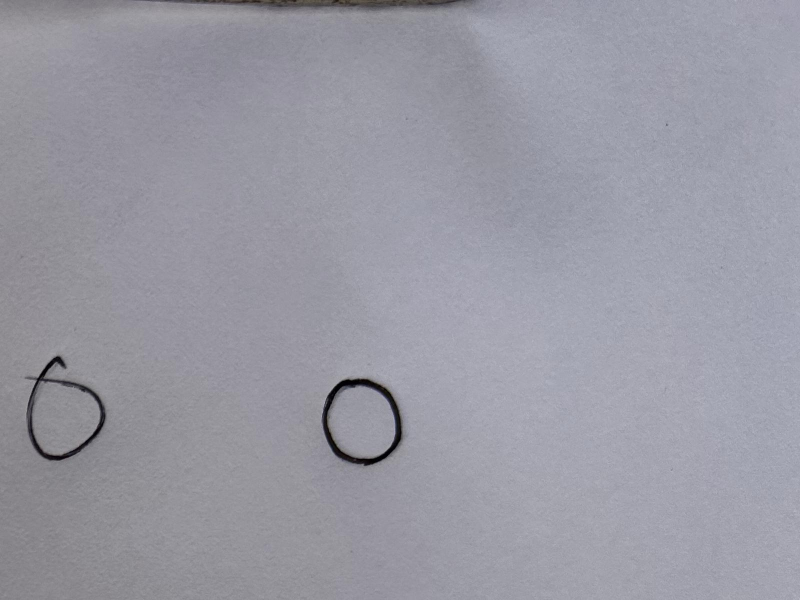
#> input picture Trained/Handwritten-digit-detection/Custom-datasets/Image-correction/img/00.jpg, 1600 x 1200 px (shown at 1/2 size)
$ jupyter execute Image-correction.ipynb
#> lines starting #> are read from the running program, lines starting #| are printed output that depends on the picture; after the words box and inside, x2 and y2 are one past the last pixel; in counts of white or black regions, pixels touching at a corner belong together
[cell 1]
import cv2
# !pip install opencv-python
# Load the image in grayscale
image = cv2.imread('img/00.jpg', cv2.IMREAD_GRAYSCALE)
#> image: shape (1200, 1600); min 0, max 190, mean 154

inverted_image = cv2.bitwise_not(image)
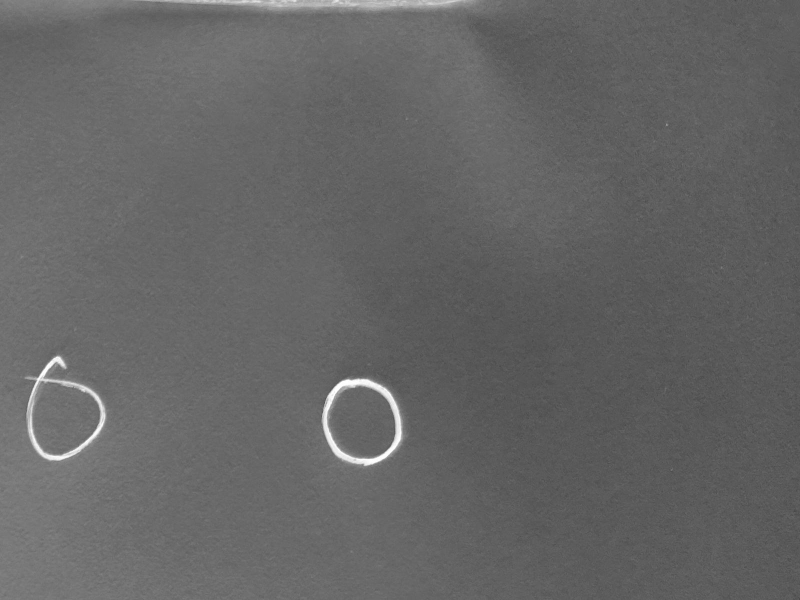
#> inverted_image: shape (1200, 1600) (shown at 1/2 size); min 65, max 255, mean 101
resized_image = cv2.resize(inverted_image, (28, 28))
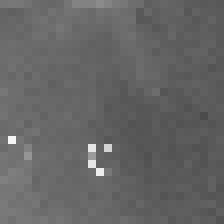
#> resized_image: shape (28, 28) (shown 8 times larger); min 75, max 245, mean 100.9
cv2.imshow('Inverted Image', resized_image)
cv2.waitKey(0)
cv2.destroyAllWindows()

[cell 2]
import os
print(os.getcwd())

[cell 3]
import cv2
import matplotlib.pyplot as plt

# Load the image in grayscale
image_path = 'img/00.jpg'
image = cv2.imread(image_path, cv2.IMREAD_GRAYSCALE)

# Check if the image is loaded successfully
if image is None:
    print(f"Error: Image not found at path {image_path}")
else:
    # Invert the image (black background, white digits)
    inverted_image = cv2.bitwise_not(image)

    # Resize to 28x28 pixels (MNIST style)
    resized_image = cv2.resize(inverted_image, (1024, 1024))
#> resized_image: shape (1024, 1024)

    # Display the image using Matplotlib
    plt.imshow(resized_image, cmap='gray')
    plt.title('Inverted Image')
    plt.axis('off')
    plt.show()

[cell 4]
import cv2
import matplotlib.pyplot as plt
import os

# Load the image in grayscale
image_path = 'img/00.jpg'
image = cv2.imread(image_path, cv2.IMREAD_GRAYSCALE)

# Check if the image is loaded successfully
if image is None:
    print(f"Error: Image not found at path {image_path}")
else:
    # Invert the image (black background, white digits)
    inverted_image = cv2.bitwise_not(image)

    # Enhance contrast and brightness: make text whiter and background darker
    # Increase brightness and contrast by scaling pixel values
    alpha = 1.0  # Contrast control (1.0-3.0)
    beta = 50    # Brightness control (0-100)
    enhanced_image = cv2.convertScaleAbs(inverted_image, alpha=alpha, beta=beta)
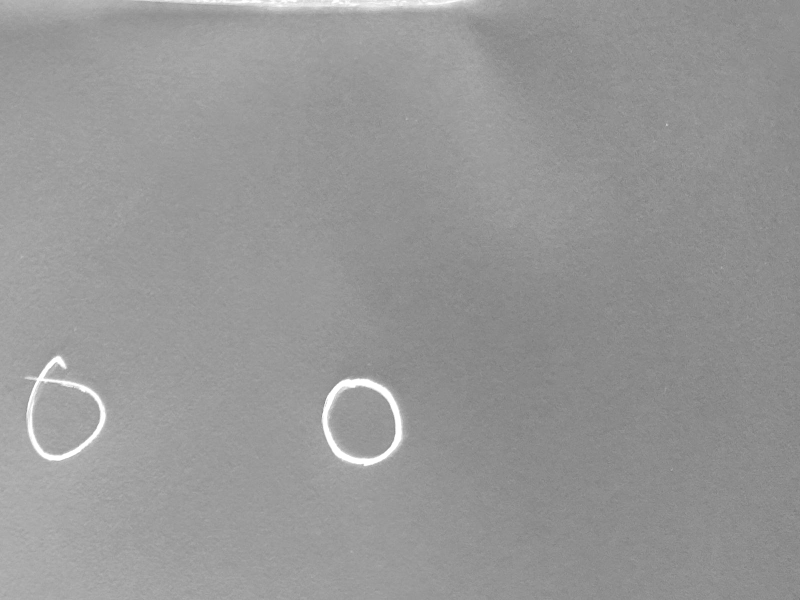
#> enhanced_image: shape (1200, 1600) (shown at 1/2 size); min 115, max 255, mean 150.9

    # Resize to 1024x1024 pixels
    resized_image = cv2.resize(enhanced_image, (128, 128))
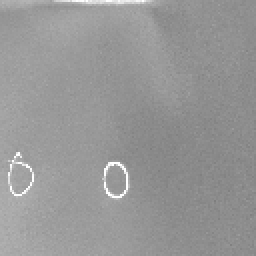
#> resized_image: shape (128, 128) (shown 2 times larger); min 126, max 255, mean 150.8

    # Create a folder if it doesn't exist
    output_folder = 'output_images'
    os.makedirs(output_folder, exist_ok=True)

    # Save the edited image
    output_path = os.path.join(output_folder, 'enhanced_edited_image.jpg')
    cv2.imwrite(output_path, resized_image)
    print(f"Enhanced image saved at: {output_path}")

    # Display the image using Matplotlib
    plt.imshow(resized_image, cmap='gray')
    plt.title('Inverted and Enhanced Image')
    plt.axis('off')
    plt.show()

[cell 5]
import cv2
import matplotlib.pyplot as plt
import os
import numpy as np

# Load the image in grayscale
image_path = 'img/00.jpg'
image = cv2.imread(image_path, cv2.IMREAD_GRAYSCALE)

# Check if the image is loaded successfully
if image is None:
    print(f"Error: Image not found at path {image_path}")
else:
    # Invert the image (black background, white digits)
    inverted_image = cv2.bitwise_not(image)

    # Apply thresholding to ensure the background is black
    _, thresholded_image = cv2.threshold(inverted_image, 200, 255, cv2.THRESH_BINARY)
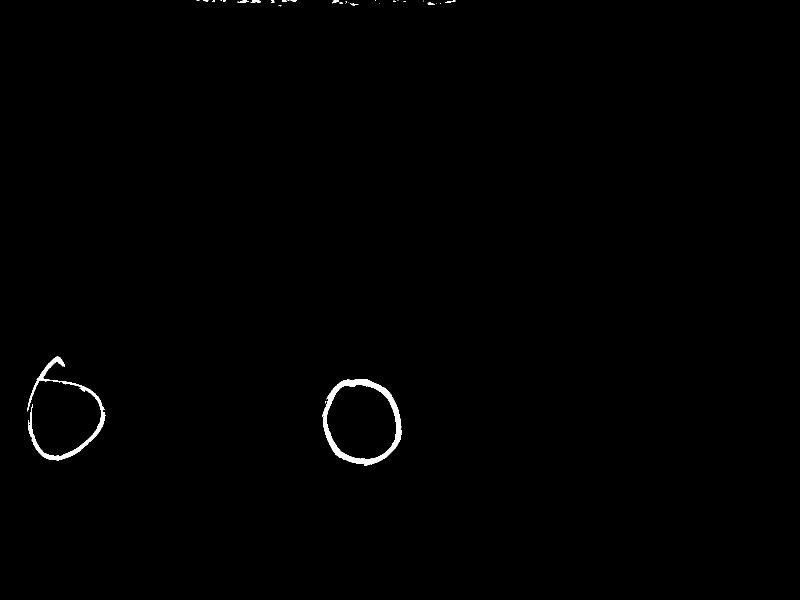
#> thresholded_image: shape (1200, 1600) (shown at 1/2 size); 0.47% white; 33 white regions (22 under 20 px), largest, box (x1, y1, x2, y2) and area: (645, 758, 803, 931) 5056, (55, 713, 211, 921) 3427, (501, 0, 522, 5) 71

    # Enhance contrast and brightness: make text whiter and background darker
    # Increase brightness and contrast by scaling pixel values
    alpha = 1.5  # Increase contrast
    beta = 0     # No extra brightness change (keep background black)
    enhanced_image = cv2.convertScaleAbs(thresholded_image, alpha=alpha, beta=beta)

    # Apply dilation to make the text bolder (more prominent)
    kernel = np.ones((5, 5), np.uint8)  # Use a larger kernel to make text bolder
    dilated_image = cv2.dilate(enhanced_image, kernel, iterations=1)
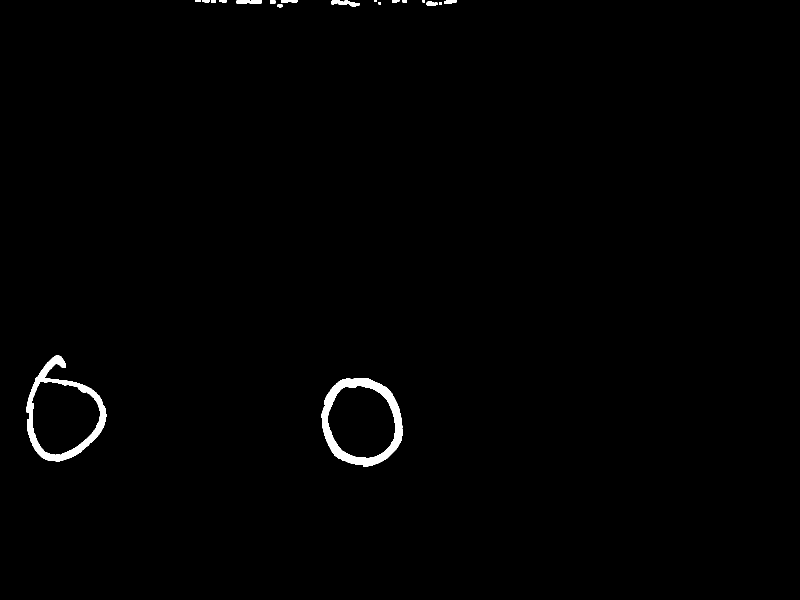
#> dilated_image: shape (1200, 1600) (shown at 1/2 size); 0.83% white; 20 white regions (1 under 20 px), largest, box (x1, y1, x2, y2) and area: (643, 756, 805, 933) 7619, (53, 711, 213, 923) 6487, (473, 0, 524, 8) 343

    # Resize to 128x128 pixels
    resized_image = cv2.resize(dilated_image, (128, 128))
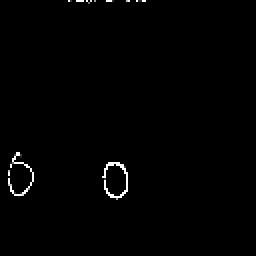
#> resized_image: shape (128, 128) (shown 2 times larger); min 0, max 255, mean 2.1

    # Create a folder if it doesn't exist
    output_folder = 'output_images'
    os.makedirs(output_folder, exist_ok=True)

    # Save the edited image
    output_path = os.path.join(output_folder, 'enhanced_edited_image.jpg')
    cv2.imwrite(output_path, resized_image)
    print(f"Enhanced image saved at: {output_path}")

    # Display the image using Matplotlib
    plt.imshow(resized_image, cmap='gray')
    plt.title('Inverted and Enhanced Image')
    plt.axis('off')
    plt.show()
